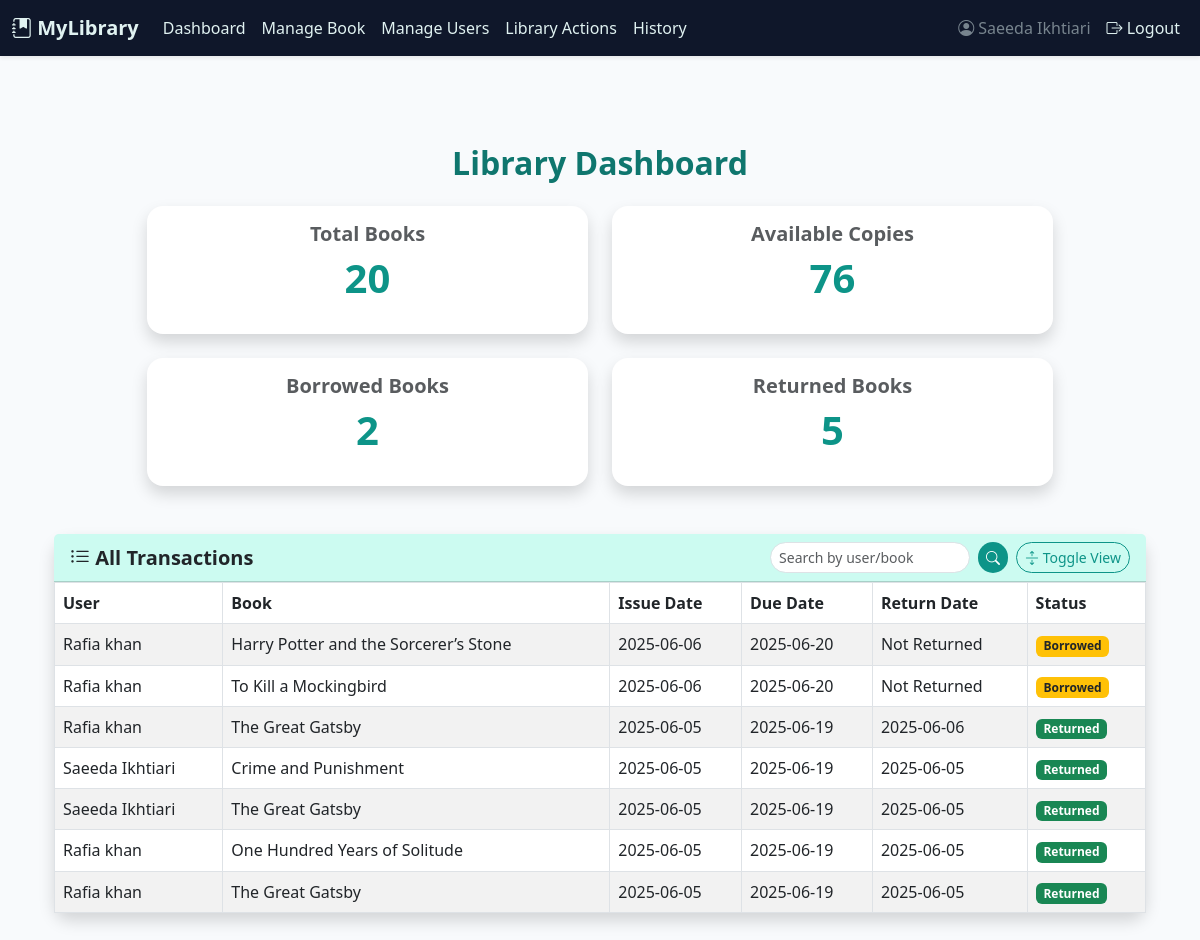
Before: /dashboard (signed in) with the older database file.
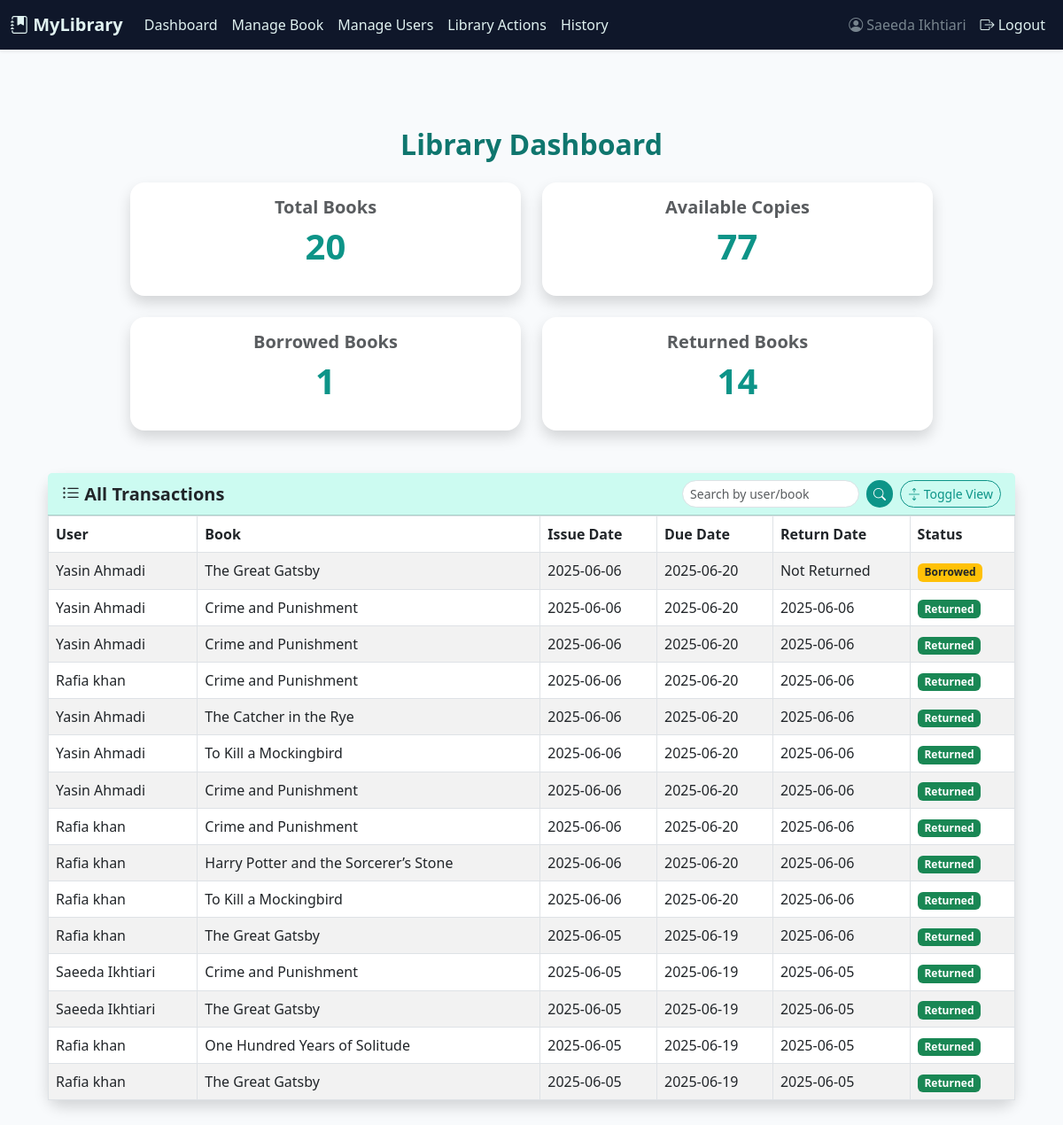
After: the same page with the newer database file.
### tables this page shows
CREATE TABLE Transactions (
    transaction_id INTEGER PRIMARY KEY AUTOINCREMENT,
    user_id INTEGER,
    book_id INTEGER,
    issue_date DATE NOT NULL,
    due_date DATE NOT NULL,
    return_date DATE,
    status TEXT DEFAULT 'borrowed',
    FOREIGN KEY (user_id) REFERENCES Users(user_id),
    FOREIGN KEY (book_id) REFERENCES Books(book_id)
);

CREATE TABLE Users (
    user_id INTEGER PRIMARY KEY AUTOINCREMENT,
    name TEXT NOT NULL,
    email TEXT UNIQUE NOT NULL,
    password TEXT NOT NULL,
    role TEXT DEFAULT 'user'
);

CREATE TABLE Books (
    book_id INTEGER PRIMARY KEY AUTOINCREMENT,
    title TEXT NOT NULL,
    author_name TEXT,
    edition TEXT,
    publisher TEXT,
    language TEXT,
    published_year INTEGER,
    total_copies INTEGER DEFAULT 1,
    available_copies INTEGER DEFAULT 1
);

### routes/book_routes.py (the view)
    def wrapper(*args, **kwargs):
        if 'user_id' not in session:
            return redirect(url_for('auth.auth'))
        return view_func(*args, **kwargs)

### routes/book_routes.py (called while the page is built)
def login_required(view_func):
    def wrapper(*args, **kwargs):
        if 'user_id' not in session:
            return redirect(url_for('auth.auth'))
        return view_func(*args, **kwargs)
    wrapper.__name__ = view_func.__name__
    return wrapper

### templates/dashboard.html (shortened to what the changed rows need)
{% extends 'base.html' %}
{% block content %}
<div class="container my-5">
    <h2 class="text-center mb-4 fw-semibold" style="color: #0f766e;"> Library Dashboard</h2>
    <div class="row justify-content-center g-4">
        <div class="col-md-5">
            <div class="card shadow rounded-4 border-0 bg-white">
                <div class="card-body text-center">
                    <h5 class="card-title text-muted fw-semibold"> Available Copies</h5>
                    <p class="display-6 fw-bold text-teal">{{ available_copies }}</p>
                </div>
            </div>
        </div>
        <div class="col-md-5">
            <div class="card shadow rounded-4 border-0 bg-white">
                <div class="card-body text-center">
                    <h5 class="card-title text-muted fw-semibold"> Borrowed Books</h5>
                    <p class="display-6 fw-bold text-teal">{{ borrowed_books }}</p>
                </div>
            </div>
        </div>
        <div class="col-md-5">
            <div class="card shadow rounded-4 border-0 bg-white">
                <div class="card-body text-center">
                    <h5 class="card-title text-muted fw-semibold"> Returned Books</h5>
                    <p class="display-6 fw-bold text-teal">{{ returned_books }}</p>
                </div>
            </div>
        </div>
    </div>
    <div class="card shadow rounded-4 border-0 mt-5 bg-white">
        <div id="transactionsTable" class="collapse show">
            <div class="table-responsive">
                <table class="table table-bordered table-hover table-striped mb-0">
                    <thead class="bg-teal-light text-dark">
                        <tr>
                            <th>User</th>
                            <th>Book</th>
                            <th>Issue Date</th>
                            <th>Due Date</th>
                            <th>Return Date</th>
                            <th>Status</th>
                        </tr>
                    </thead>
                    <tbody>
                        {% for record in records %}
                        <tr>
                            <td>{{ record.user_name }}</td>
                            <td>{{ record.book_title }}</td>
                            <td>{{ record.issue_date }}</td>
                            <td>{{ record.due_date }}</td>
                            <td>{{ record.return_date or 'Not Returned' }}</td>
                            <td>
                                {% if record.status == 'borrowed' %}
                                    <span class="badge bg-warning text-dark">Borrowed</span>
                                {% elif record.status == 'returned' %}
                                    <span class="badge bg-success">Returned</span>
                                {% else %}
                                    <span class="badge bg-secondary">{{ record.status }}</span>
                                {% endif %}
                            </td>
                        </tr>
                        {% endfor %}
                    </tbody>
                </table>
            </div>
        </div>
    </div>
</div>
{% endblock %}

Changed rows visible on the page:
added Transactions: user_name "Yasin Ahmadi", book_title "The Great Gatsby", issue_date "2025-06-06", due_date "2025-06-20", return_date "Not Returned", status "Borrowed"
added Transactions: user_name "Yasin Ahmadi", book_title "Crime and Punishment", issue_date "2025-06-06", due_date "2025-06-20", return_date "2025-06-06", status "Returned"
added Transactions: user_name "Yasin Ahmadi", book_title "Crime and Punishment", issue_date "2025-06-06", due_date "2025-06-20", return_date "2025-06-06", status "Returned"
added Transactions: user_name "Rafia khan", book_title "Crime and Punishment", issue_date "2025-06-06", due_date "2025-06-20", return_date "2025-06-06", status "Returned"
added Transactions: user_name "Yasin Ahmadi", book_title "The Catcher in the Rye", issue_date "2025-06-06", due_date "2025-06-20", return_date "2025-06-06", status "Returned"
added Transactions: user_name "Yasin Ahmadi", book_title "To Kill a Mockingbird", issue_date "2025-06-06", due_date "2025-06-20", return_date "2025-06-06", status "Returned"
added Transactions: user_name "Yasin Ahmadi", book_title "Crime and Punishment", issue_date "2025-06-06", due_date "2025-06-20", return_date "2025-06-06", status "Returned"
added Transactions: user_name "Rafia khan", book_title "Crime and Punishment", issue_date "2025-06-06", due_date "2025-06-20", return_date "2025-06-06", status "Returned"
changed Transactions "Harry Potter and the Sorcerer’s Stone": return_date "Not Returned" → "2025-06-06"; status "Borrowed" → "Returned"
changed Transactions (number 10 of 15 on the later page): return_date "Not Returned" → "2025-06-06"; status "Borrowed" → "Returned"
Other visible differences:
{{ available_copies }}: "76" → "77"
{{ borrowed_books }}: "2" → "1"
{{ returned_books }}: "5" → "14"
